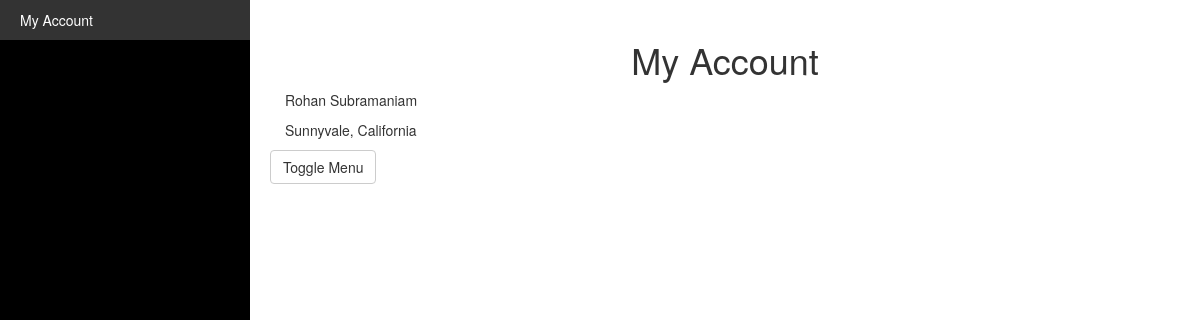
The page /discussions/ (signed in) on the database as committed earlier.
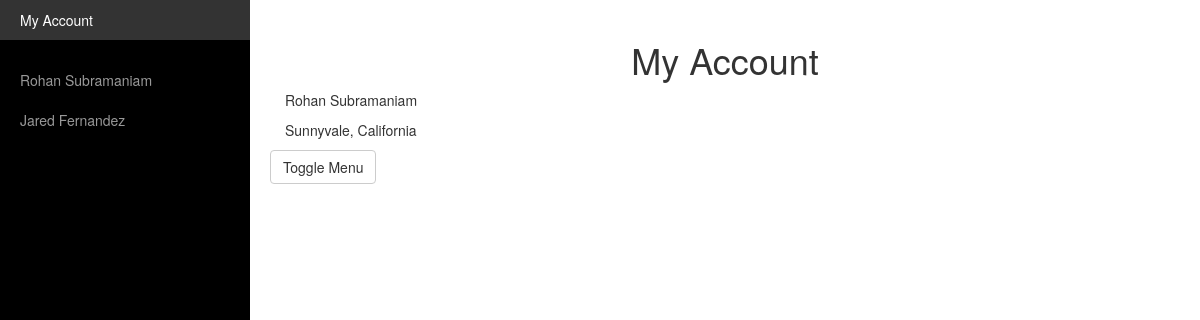
The same page on the database as committed later.
### discussions/models.py (models this page shows)
class Politician(models.Model):
    user = models.OneToOneField(AppUser, on_delete=models.CASCADE)
    position = models.CharField(max_length=100)
    rep_location = models.CharField(max_length=100)
    num_issues = models.IntegerField(default=0)
    bio = models.CharField(max_length=500)

class AppUser(models.Model):
    user = models.OneToOneField(User, on_delete=models.CASCADE)
    score = models.IntegerField(default=0)
    city_name = models.CharField(max_length=100)
    state = models.CharField(max_length=100)
    num_issues = models.IntegerField(default=0)
    num_comments = models.IntegerField(default=0)

### discussions/views.py (the view)
@login_required(login_url='/discussions/login/')
def index(request):
    app_user = AppUser.objects.get(user=request.user)
    return render_index(app_user, None, request)

### discussions/views.py (called while the page is built)
@login_required(login_url='/discussions/login/')
def render_index(app_user, rep, request):
    template = loader.get_template('discussions/index.html')
    polys = Politician.objects.filter(Q(rep_location=app_user.city_name) | Q(rep_location=app_user.state))
    context = {
        'user' : app_user,
        'reps' : polys,
    }
    if(rep != None):
        issues = Issue.objects.filter(politician=rep).order_by('-points')
        context['poly'] = rep
        context['issues'] = issues
    return HttpResponse(template.render(context, request))

### discussions/templates/discussions/index.html (shortened to what this page needs)
<!DOCTYPE html>
<html lang="en">
<head>
    {% load staticfiles %}
    <link href="{% static 'bootstrap_template/css/bootstrap.min.css' %}" rel="stylesheet">
    <link href="{% static 'bootstrap_template/css/simple-sidebar.css' %}" rel="stylesheet">
</head>
<body>
    <div id="wrapper">
        <div id="sidebar-wrapper">
            <ul class="sidebar-nav">
                <li>
                    <a href="{% url 'discussions:index' %}">
                        My Account
                    </a>
                </li>
                <br>
                {% for p in reps %}
                <li>
                    <a href="{% url 'discussions:rep_view' p.user.user.username %}" method="post">{{p.user.user.first_name}} {{p.user.user.last_name}}</a>
                </li>
                {% endfor %}
            </ul>
        </div>
        <div id="page-content-wrapper" >
            <div class="container-fluid">
                <div class="row">
                    {% if poly %}
                    <div class="col-lg-12">
                        <h1 id=rep data="{{poly.user.user.username}}">{{poly.user.user.first_name}} {{poly.user.user.last_name}}</h1>
                        <p> {{poly.bio}}</p>
                    </div>
                    <br>
                    <br>
                    <div class="col-lg-12" text-align: center>
                        <form method="POST" id="issue-form">
                            {% csrf_token %}
                            <textarea id="issue-text" name="comment" rows="4" cols="50" placeholder="Enter issues here"></textarea>
                            <br>
                            <input type = "submit">
                        </form>
                        <br>
                        <a href="#menu-toggle" class="btn btn-default" id="menu-toggle">Toggle Menu</a>
                        <br>
                    </div>
                    {% else %}
                    <div class="col-lg-12">
                        <h1>My Account</h1>
                        <p>{{ user.user.first_name }} {{ user.user.last_name }}</p>
                        <p>{{ user.city_name }}, {{ user.state }} </p>
                    </div>
                    <a href="#menu-toggle" class="btn btn-default" id="menu-toggle">Toggle Menu</a>
                    {% endif %}
                    <br>
                    <br>
                </div>
            </div>
        </div>
</body>
</html>

Rows that differ between the two databases and show on the page:
added Politician: user.user.first_name "Rohan", user.user.last_name "Subramaniam"
added Politician: user.user.first_name "Jared", user.user.last_name "Fernandez"
